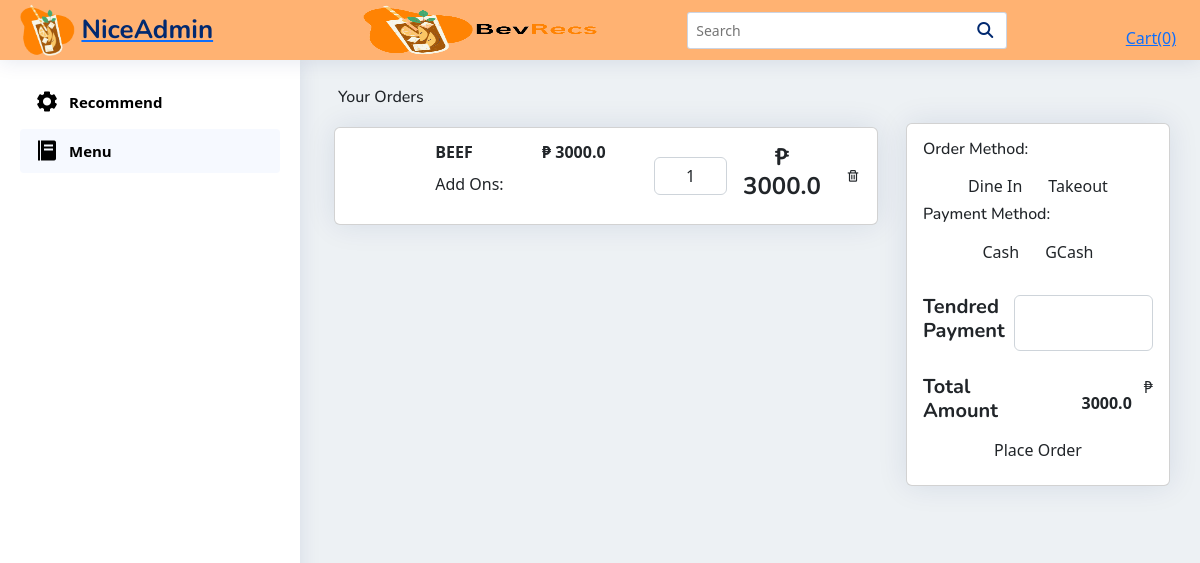
//cart/, run on an earlier commit of the app's database.
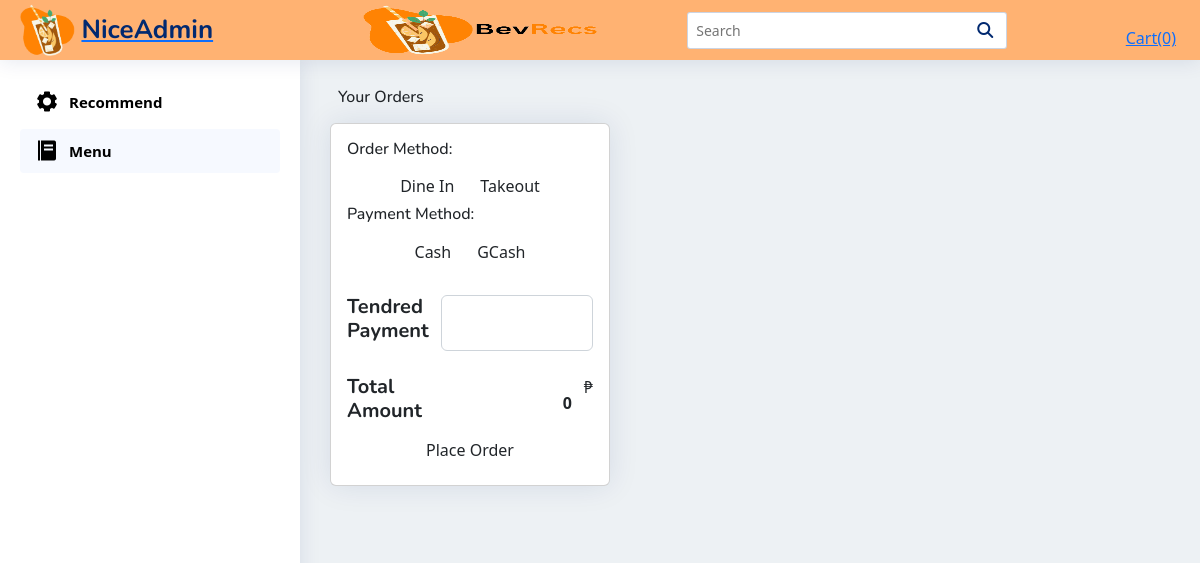
And on a later commit of the database.
### pos/models.py (models this page shows)
class buyItem(models.Model):
    buyName= models.CharField (max_length=255, null=True, blank=True)
    buySize = models.CharField(max_length=15, null=True, blank=True)
    buyQuantityMenu = models.PositiveIntegerField (null=True, blank=True)
    buyPrice = models.FloatField (null=True, blank=True)
    buyAddOns1 = models.CharField (max_length=255, null=True, blank=True)
    buyAddOns2 = models.CharField (max_length=255, null=True, blank=True)
    buyAddOns3 = models.CharField (max_length=255, null=True, blank=True)
    buyAddOns4 = models.CharField (max_length=255, null=True, blank=True)
    buyAddOns5 = models.CharField (max_length=255, null=True, blank=True)
    buyQuantityAO1 = models.PositiveIntegerField (null=True, blank=True)
    buyQuantityAO2 = models.PositiveIntegerField (null=True, blank=True)
    buyQuantityAO3 = models.PositiveIntegerField (null=True, blank=True)
    buyQuantityAO4 = models.PositiveIntegerField (null=True, blank=True)
    buyQuantityAO5 = models.PositiveIntegerField (null=True, blank=True)
    menuAOPrice1 = models.FloatField(default=0,null=True, blank=True)
    menuAOPrice2 = models.FloatField(default=0,null=True, blank=True)
    menuAOPrice3 = models.FloatField(default=0,null=True, blank=True)
    menuAOPrice4 = models.FloatField(default=0,null=True, blank=True)
    menuAOPrice5 = models.FloatField(default=0,null=True, blank=True)
    buyingredient1 = models.CharField (max_length=255, null=True, blank=True)
    buyingredient2 = models.CharField (max_length=255, null=True, blank=True)
    buyingredient3 = models.CharField (max_length=255, null=True, blank=True)
    buyingredient4 = models.CharField (max_length=255, null=True, blank=True)
    buyingredient5 = models.CharField (max_length=255, null=True, blank=True)
    buyingredient6 = models.CharField (max_length=255, null=True, blank=True)
    buyingredient7 = models.CharField (max_length=255, null=True, blank=True)
    buyingredient8 = models.CharField (max_length=255, null=True, blank=True)
    buyingredient9 = models.CharField (max_length=255, null=True, blank=True)
    buyingredient10 = models.CharField (max_length=255, null=True, blank=True)
    buyQuantityIng1 = models.PositiveIntegerField (null=True, blank=True)
    buyQuantityIng2 = models.PositiveIntegerField (null=True, blank=True)
    buyQuantityIng3 = models.PositiveIntegerField (null=True, blank=True)
    buyQuantityIng4 = models.PositiveIntegerField (null=True, blank=True)
    buyQuantityIng5 = models.PositiveIntegerField (null=True, blank=True)
    buyQuantityIng6 = models.PositiveIntegerField (null=True, blank=True)
    buyQuantityIng7 = models.PositiveIntegerField (null=True, blank=True)
    buyQuantityIng8 = models.PositiveIntegerField (null=True, blank=True)
    buyQuantityIng9 = models.PositiveIntegerField (null=True, blank=True)
    buyQuantityIng10 = models.PositiveIntegerField (null=True, blank=True)
    buyOrBought = models.BooleanField(default=False)
    DoneOrder = models.BooleanField(default=False)
    payment_method = models.CharField(max_length=255, choices=PAYMENT_CHOICES, null=True, blank=True)
    DineIn_Out = models.CharField(max_length=255, choices=IN_OUT, null=True, blank=True)
    AllPayment = models.FloatField(null=True, blank=True)
    tenderedPayment = models.FloatField(null=True, blank=True)
    orderNumber = models.PositiveIntegerField (null=True, blank=True)
    dateordered = models.DateTimeField (null=True, blank=True)
    priceSize = models.FloatField( null=True, blank=True)
    @property
    def total_price(self):
        if not self.buyOrBought:
            buyPrice = self.buyPrice or 0.0
            menuAOPrice1 = self.menuAOPrice1 or 0.0
            menuAOPrice2 = self.menuAOPrice2 or 0.0
            menuAOPrice3 = self.menuAOPrice3 or 0.0
            menuAOPrice4 = self.menuAOPrice4 or 0.0
            menuAOPrice5 = self.menuAOPrice5 or 0.0
            return round((buyPrice + menuAOPrice1 + menuAOPrice2 + menuAOPrice3 + menuAOPrice4 + menuAOPrice5) * self.buyQuantityMenu, 2)

### pos/views.py (the view)
# urls.py: path('/cart/', views.cart, name='cart'),
def cart(request):
    buyitemform = BuyItemForms()
    stocks = Stocks.objects.first()
    menuDrinks = MenuDrinks.objects.all()
    menuCategory = MenuCategory.objects.all()
    buyitem = buyItem.objects.all()
    total_price = calculate_total_price(buyitem)
    context = {
        'buyitemform': buyitemform,
        'stocks': stocks,
        'menuDrinks': menuDrinks,
        'menuCategory': menuCategory,
        'buyitem': buyitem,
        'total_price': total_price
    }
    return render(request, 'cart.html',context)

### pos/views.py (called while the page is built)
def calculate_total_price(buyitem):
    total = 0
    for item in buyitem:
        if not item.buyOrBought and item.total_price:
            total += item.total_price
    rounded_total = round(total, 2)
    return rounded_total

### pos/templates/cart.html (shortened to what the changed rows need)
{% load static %}
<!DOCTYPE html>
<html lang="en">
<head>
    <link rel="stylesheet" href="https://cdnjs.cloudflare.com/ajax/libs/font-awesome/6.4.0/css/all.min.css"
 />
    <link href='https://unpkg.com/boxicons@2.1.4/css/boxicons.min.css' rel='stylesheet'>
    <link rel="stylesheet" href="{% static 'main.css' %}">
    <link rel="stylesheet" href="{% static 'style.css' %}">
    <link rel="stylesheet" href="https://cdnjs.cloudflare.com/ajax/libs/twitter-bootstrap/5.2.0/css/bootstrap.min.css">
    <link rel="stylesheet" href="https://cdn.datatables.net/1.13.4/css/dataTables.bootstrap5.min.css">
</head>
<body>
    <main id="main" class="main">
        <section class="section cart-section">
            {% for cart in buyitem %}
            {% if cart.buyOrBought == False %}
            <div class="row">
                <div class="col-8">
                    <div class="d-block order-card">
                        <div class="card mb-3 m-1">
                            <div class="row g-1">
                                <div class="col-12">
                                    <div class="card-body mb-0 p-0">
                                        <table class="table table-responsive table-borderless mb-0 p-0">
                                            <tbody>
                                                <tr>
                                                    <td class="col-2" style="vertical-align: middle;"> <img src="{{data.menuimage.url}}"
                                                            class="img-preview rounded" alt=""></td>
                                                    <td class="col-5">
                                                        <table class="table nested-table table-sm table-borderless p-0">
                                                            <tbody>
                                                                <tr>
                                                                    <td class="main-menu">
                                                                        <strong>{{cart.buyName}}</strong></td>
                                                                    <td class="main-menu-price">
                                                                        <strong>&#8369 {{cart.buyPrice}}</strong></td>
                                                                </tr>
                                                                <tr>
                                                                    <td class="td-text">Add Ons:</td>
                                                                </tr>
                                                            </tbody>
                                                        </table>
                                                    </td>
                                                    <td class="col-2" style="vertical-align: middle;">
                                                        <div class="input-group my-auto">
                                                            <input  class="form-control" style="text-align: center;"
                                                                value="{{cart.buyQuantityMenu}}" readonly>
                                                        </div>
                                                    </td>
                                                    <td class="col-2 text-center total-price"
                                                        style="vertical-align: middle;">
                                                        <h4><strong> &#8369 {{ cart.total_price }}</strong></h4>
                                                    </td>
                                                    <td class="col-1" style="vertical-align: middle;">
                                                            <button class="btn btn-sm delete-btn" data-bs-toggle="modal"
                                                                data-bs-target="#deletemodal"><i
                                                                    class='bx bx-trash'></i></button>
                                                        </div>
                                    </div>
                                </div>
                            </div>
                        </div>
                    </div>
                </div>
                {%endif%}
                {%endfor%}
                <div class="col-4">
                    <div class="card">
                        <div class="card-body">
                            <form  action="{% url 'pos:update_values' %}" method="post"
                            enctype="multipart/form-data">
                                <div class="total-amount mt-4">
                                    <div class="d-flex justify-content-between">
                                        <h5><strong>Total Amount</strong></h5>
                                        <input name="AllPayment" type="text" class="form-control bg-transparent border-0 fw-bold text-end" value="{{ total_price }}" readonly>&#8369                                    </div>
                                </div>
                            </form>
                        </div>
                    </div>
                </div>
        </section>
    </main>
</body>
</html>

What changed in the data, as far as the page shows it:
no longer on this page (row edited): buyItem: buyName "BEEF", buyPrice "3000.0", buyQuantityMenu "1", total_price "3000.0"
Also different on the page:
form field AllPayment: "3000.0" → "0"
